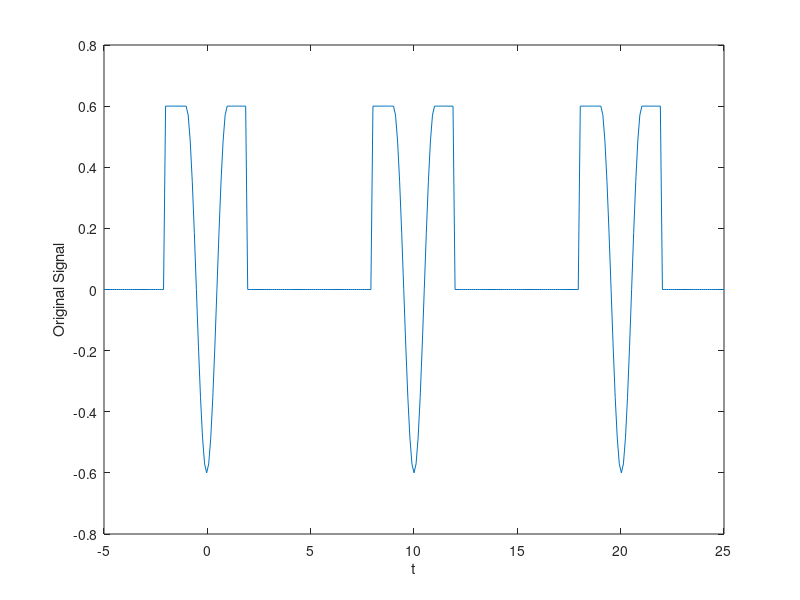

Write the MATLAB code that produced this figure. (Note: this script raises an error after producing the figure.)
close all
clear all
clc

%% Defining anonymous function x(t)
    x=@(t) 0.6.*((t>=-2)-(cos(pi.*t)+1).*((t>=-1)-(t>=1))-(t>=2));
%% Time frame specified by the problem
    t = -5:0.1:5;
%% Use the anonymous function to make vector fx
    fx = x(t);
%% Extend t
    t_ext = linspace(t(1),t(1)+3*(t(length(t))-t(1)),3*(length(t)));
%% Extend fx
    fx_ext = repmat(fx,1,3);

%% Plot original signal    
figure(1);
plot(t_ext,fx_ext);
xlabel('t');
ylabel('Original Signal');

%% Plot the reconstructed signal using Kanuma_HW4_P1
Reconst = Kanuma_HW4_P1(fx,t,51,1);
